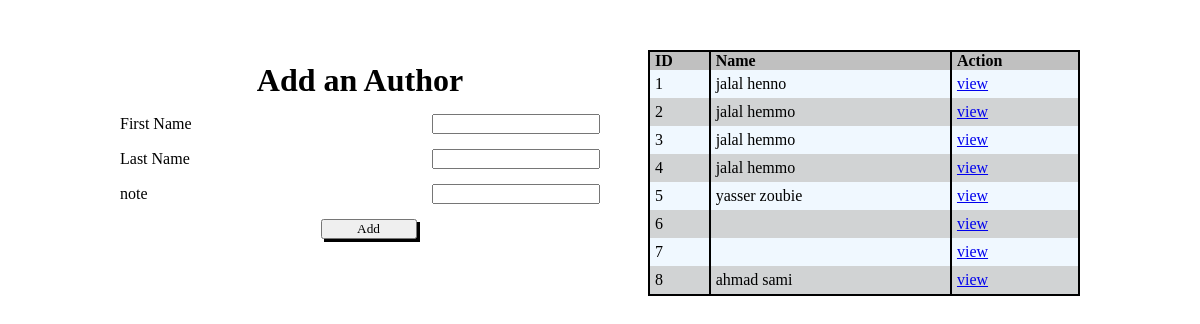
The app's page /authors with its own data.
### app1/models.py (models this page shows)
class Author(models.Model):
    first_name=models.CharField(max_length=45)
    last_name=models.CharField(max_length=45)
    notes=models.TextField(default="")
    books=models.ManyToManyField(Book,related_name='authors')
    created_at=models.DateTimeField(auto_now_add=True)
    updated_at=models.DateTimeField(auto_now=True)

### app1/views.py (the view)
def authors(request):
    context={
        'authors':models.get_all_authors,
    }
    return render(request,'authors.html',context)

### app1/models.py (called while the page is built)
def get_all_authors():
    return Author.objects.all()

### app1/templates/authors.html (shortened to what this page needs)
<!DOCTYPE html>
<html lang="en">
<head>
    {% load static %}
    <link rel="stylesheet" href="{% static 'css/style.css' %}">
</head>
<body>
    <div class="cont">
        <div class="left-cont">
            <h1>Add an Author</h1>
            <form action="/addauthor" method="post">
                <div class="title-cont">
                    <label for="fname">First Name</label>
                    <input type="text" name="fname">
                </div>
                <div class="desc-cont">
                    <label for="lname">Last Name</label>
                    <input type="text" name="lname">
                </div>
                <div class="desc-cont">
                    <label for="note">note</label>
                    <input type="text" name="note">
                </div>
                <div class="btn-cont">
                    <button type="submit">Add</button>
                </div>
            </form>
        </div>
        <div class="right-cont">
            <table>
                <tr>
                    <th>ID</th>
                    <th>Name</th>
                    <th>Action</th>
                </tr>
                {% for author in authors%}
                <tr>
                    <td>{{author.id}}</td>
                    <td>{{author.first_name}} {{author.last_name}}</td>
                    <td><a href="{% url 'authordesc' author.id%}">view</a></td>
                </tr>
                {% endfor %}
            </table>
        </div>
    </div>
</body>
</html>

### app1/static/css/style.css (style rules this page uses)
* { padding: 0; margin: 0; box-sizing: border-box; font-family: cursive; }
.cont { width: 80%; margin: 50px auto; display: flex; justify-content: space-between; align-items: center; height: 200px; }
.left-cont { width: 50%; display: flex; flex-direction: column; justify-content: center; align-items: flex-start; gap: 15px; height: 100%; }
h1 { width: 100%; text-align: center; }
form { display: flex; flex-direction: column; gap: 15px; width: 100%; }
.title-cont,.desc-cont { display: flex; gap: 10px; width: 100%; justify-content: space-between; align-items: center; }
.btn-cont { width: 100%; display: flex; justify-content: center; align-items: center; }
button { width: 20%; box-shadow: 3px 3px black; margin-left: 17px; }
.right-cont { width: 45%; height: 100%; }
table { border: 2px solid black; width: 100%; text-align: left; border-collapse: collapse; }
th { background-color: silver; border-left: 2px solid black; padding-left:5px ; }
td { border-left: 2px solid black; padding: 5px; }
tr:nth-child(2n) { background-color: aliceblue; }
tr:nth-child(2n+1) { background-color: rgb(209, 211, 212); }

### records on screen
Author: id "1", first_name "jalal", last_name "henno"
Author: id "2", first_name "jalal", last_name "hemmo"
Author: id "3", first_name "jalal", last_name "hemmo"
Author: id "4", first_name "jalal", last_name "hemmo"
Author: id "5", first_name "yasser", last_name "zoubie"
Author: id "6"
Author: id "7"
Author: id "8", first_name "ahmad", last_name "sami"
